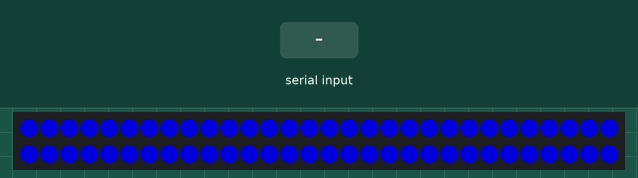
A sketch run on a simulated Arduino Uno, built with avr-gcc and run on an emulated ATmega328P. Shown: 60 RGB LEDs in strip order, left to right, continuing on the next row. Inputs (shaded band) come from the test bench. Dim RGB values are drawn brighter than linear; what the sketch prints to the serial monitor is not drawn.

Above: at 1.2 s.
1.3 s: "b90\n" received over Serial
At 3.2 s:
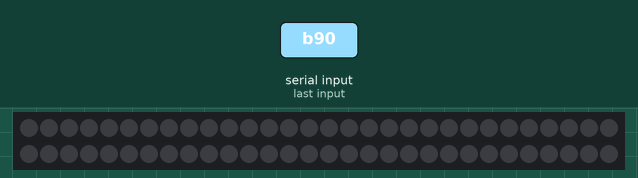
3.5 s: "b,45\n" received over Serial
At 3.96 s:
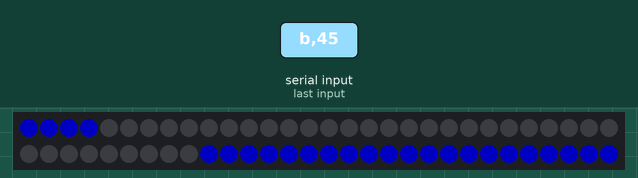
5.3 s: "b" received over Serial
At 6.3 s:
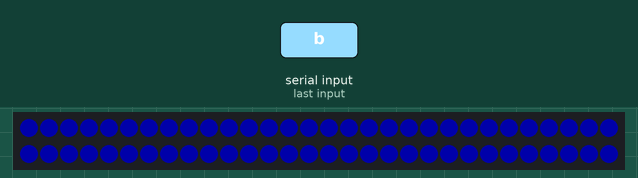
Timing chart, 0 to 8.3 s (numbered marks = the images above; inputs shaded):
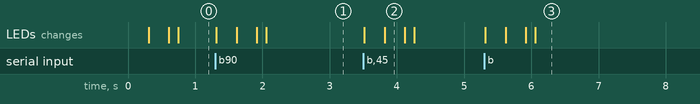

Measured:
- after the input at 1.3 s, the LEDs: first change at once (image 1 shows a later state)
- after the input at 3.5 s, the LEDs: first change at once (image 2 shows a later state)
- after the input at 5.3 s, the LEDs: first change at once (image 3 shows a later state)

The sketch:

color.ino
```cpp
#include <Adafruit_NeoPixel.h>
#ifdef __AVR__
  #include <avr/power.h>
#endif

#define PIN 6 // Data PIN
#define NUM 60 // Number of LEDs
#define PORT 9600 // Port Address

// Parameter 1 = number of pixels in strip
// Parameter 2 = Arduino pin number (most are valid)
// Parameter 3 = pixel type flags, add together as needed:
//   NEO_KHZ800  800 KHz bitstream (most NeoPixel products w/WS2812 LEDs)
//   NEO_KHZ400  400 KHz (classic 'v1' (not v2) FLORA pixels, WS2811 drivers)
//   NEO_GRB     Pixels are wired for GRB bitstream (most NeoPixel products)
//   NEO_RGB     Pixels are wired for RGB bitstream (v1 FLORA pixels, not v2)
Adafruit_NeoPixel strip = Adafruit_NeoPixel(NUM, PIN, NEO_GRB + NEO_KHZ800);

int j;
int wait = 10;
String msg;

int RGB[3] = {0, 0, 150}; // Default color: Blue
uint32_t C = strip.Color(RGB[0], RGB[1], RGB[2]);

// IMPORTANT: To reduce NeoPixel burnout risk, add 1000 uF capacitor across
// pixel power leads, add 301 - 500 Ohm resistor on first pixel's data input
// and minimize distance between Arduino and first pixel.  Avoid connecting
// on a live circuit...if you must, connect GND first.

void setup() {
  j = 0;
  msg = "";

  strip.begin();
  strip.show(); // Initialize all pixels to 'off'

  Serial.begin(PORT);
  Serial.write(1);
}

void loop() {
  j = j % NUM;
  exec(j);
  j++;
  }

  void exec(int j) {
    if (Serial.available()) {
      Serial.write(0);
      char ch = Serial.read();
      if (ch >= '0' && ch <= '9') {
        msg += ch;
      } else {
        int code = getCode(ch);
        if (code > -1 && code < 3) {
          setRGB(msg, code);
          msg = "";
        } else if (code == 3) {
          wait = msg.toInt();
          Serial.write(1);
        }
      }
    }
    strip.setPixelColor(j, C);
    strip.show();
    delay(wait);
  }

  int getCode(char ch) {
    if (ch == 'r') {
      return 0;
    }
    if (ch == 'g') {
      return 1;
    }
    if (ch == 'b') {
      return 2;
    }
    if (ch == 'c') {
      return 3;
    }
    return -1;
  }


  void setRGB(String msg, int code) {
      RGB[code] = msg.toInt();
      if (code == 2) {
        C = strip.Color(RGB[0], RGB[1], RGB[2]);
        Serial.write(1);
      }
  }
```
